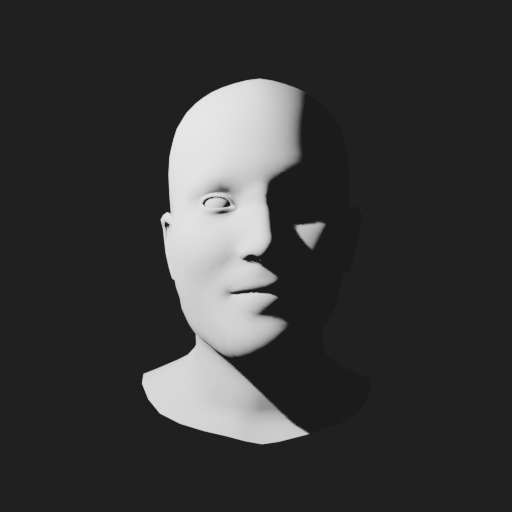
#> input picture Project/Original/face_0000_light_1.png, 512 x 512 px; its folder holds only this picture in this run
$ python Mooney_pipeline.py
#> lines starting #> are read from the running program, lines starting #| are printed output that depends on the picture; after the words box and inside, x2 and y2 are one past the last pixel; in counts of white or black regions, pixels touching at a corner belong together
#!/usr/bin/env python3
import argparse
import sys
import warnings
from pathlib import Path

import imageio.v3 as iio
import numpy as np
import skimage as ski

IMAGE_EXTS = {".png", ".jpg", ".jpeg", ".bmp", ".tif", ".tiff", ".webp"}


def otsu_intraclass_variance(image, threshold):
    """
    Otsu's intra-class variance.
    """
    return np.nansum(
        [
            np.mean(cls) * np.var(image, where=cls)
            for cls in [image >= threshold, image < threshold]
        ]
    )


def otsu_threshold(image):
    with warnings.catch_warnings():
        warnings.simplefilter("ignore", RuntimeWarning)
        return min(
            np.linspace(np.min(image), np.max(image), 256),
            key=lambda th: otsu_intraclass_variance(image, th),
        )


def to_gray(image):
    if image.ndim == 3 and image.shape[-1] == 1:
        image = image[..., 0]
    if image.ndim == 2:
        return ski.util.img_as_float(image)
    if image.shape[-1] == 4:
        image = ski.color.rgba2rgb(image)
    return ski.color.rgb2gray(image)


def make_mooney(path, blur, use_smart, manual_threshold):
#> called with blur = 2, use_smart = True, manual_threshold = 0.5
    gray = to_gray(iio.imread(path))
    if blur > 0:
        gray = ski.filters.gaussian(gray, sigma=blur, truncate=3.5)
    t = otsu_threshold(gray) if use_smart else manual_threshold
#> t = 0.458
    mooney = ((gray > t) * 255).astype(np.uint8)
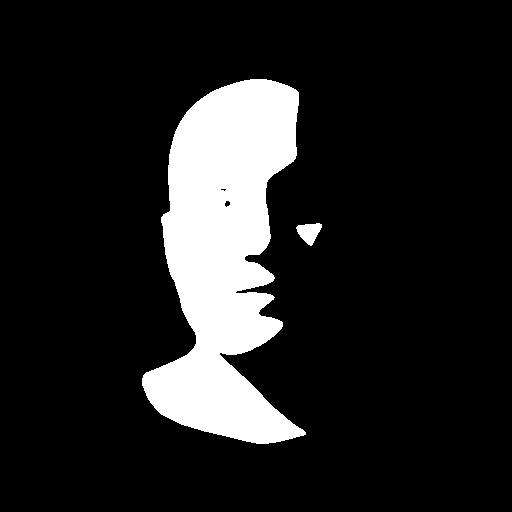
#> mooney: shape (512, 512); 13.6% white; 2 white regions, box (x1, y1, x2, y2) and area: (142, 79, 306, 444) 35373, (296, 223, 322, 246) 367
    return mooney, float(t)


def parse_args():
    p = argparse.ArgumentParser(description="Source images to Mooney images.")
    p.add_argument("-i", "--input", default="./out/original",
                   help="source folder (default: %(default)s)")
    p.add_argument("-o", "--output", default="./out/mooney",
                   help="output folder (default: %(default)s)")
    p.add_argument("-b", "--blur", type=float, default=2.0,
                   help="Gaussian sigma value in pixels (default: %(default)s)")
    p.add_argument("--smart", action=argparse.BooleanOptionalAction, default=True,
                   help="smart threshold via Otsu's method; use --no-smart to turn off "
                        "(default: on)")
    p.add_argument("-t", "--threshold", type=float, default=None,
                   help="manual threshold between 0 and 1, providing it turns smart threshold off. ")
    return p.parse_args()


def main():
    args = parse_args()

    in_dir, out_dir = Path(args.input), Path(args.output)
    if not in_dir.is_dir():
        sys.exit(f"Input folder not found: {in_dir}")
    if args.blur < 0:
        sys.exit("--blur must be >= 0")
    if args.threshold is not None and not 0.0 <= args.threshold <= 1.0:
        sys.exit("--threshold must be between 0 and 1")

    use_smart = args.smart and args.threshold is None

    if args.threshold is None:
        manual = 0.5
    else:
        manual = args.threshold

    files = sorted(f for f in in_dir.iterdir() if f.suffix.lower() in IMAGE_EXTS)
    if not files:
        sys.exit(f"No images found in {in_dir}")
    out_dir.mkdir(parents=True, exist_ok=True)

    mode = "smart (Otsu)" if use_smart else f"manual ({manual:g})"
    print(f"{len(files)} images / blur sigma={args.blur:g} / threshold: {mode}")

    thresholds = []
    for f in files:
        mooney, t = make_mooney(f, args.blur, use_smart, manual)
#> t = 0.458
        thresholds.append(t)
        iio.imwrite(out_dir / f"{f.stem}.png", mooney)
        print(f"  {f.name}: threshold={t:.3f}")
#|   face_0000_light_1.png: threshold=0.458

    print(f"Succesfuly processed all images. Saved to {out_dir} "
          f"(threshold min/mean/max: {min(thresholds):.3f} / "
          f"{np.mean(thresholds):.3f} / {max(thresholds):.3f})")
#| Succesfuly processed all images. Saved to out/mooney (threshold min/mean/max: 0.458 / 0.458 / 0.458)


if __name__ == "__main__":
    main()

$ run again, on Project/Original/face_0011_light_0.png
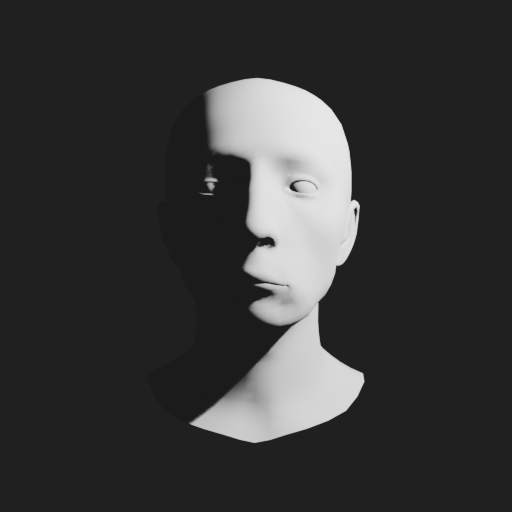
#> input picture Project/Original/face_0011_light_0.png, 512 x 512 px
#> in make_mooney, `t = otsu_threshold(gray) if use_smart else manual_threshold`: t = 0.459
#> in make_mooney, `mooney = ((gray > t) * 255).astype(np.uint8)`:
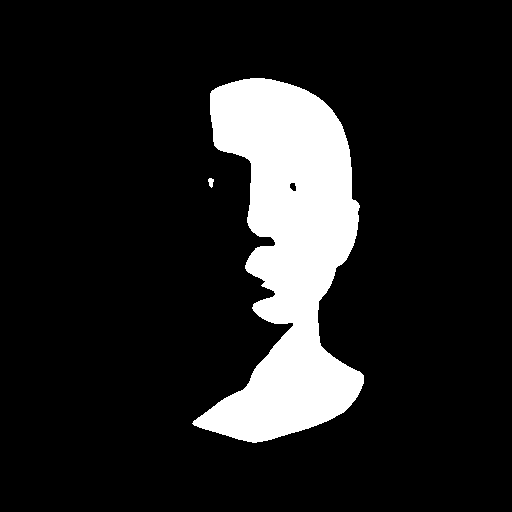
#> mooney: shape (512, 512); 13.2% white; 2 white regions, box (x1, y1, x2, y2) and area: (192, 78, 364, 443) 34498, (208, 178, 214, 188) 41
#|   face_0011_light_0.png: threshold=0.459
#| Succesfuly processed all images. Saved to out/mooney (threshold min/mean/max: 0.459 / 0.459 / 0.459)

$ run again, on Project/Original/face_0002_light_1.png
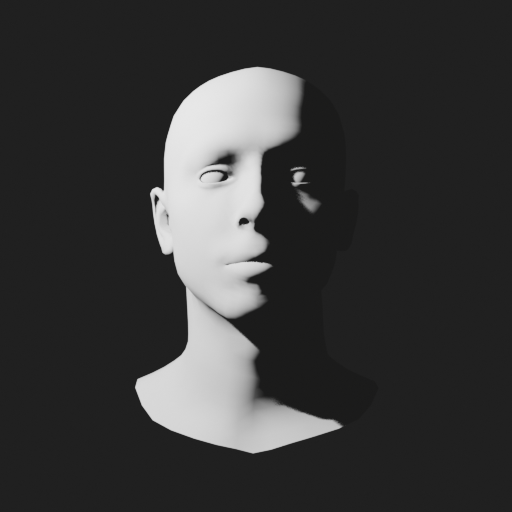
#> input picture Project/Original/face_0002_light_1.png, 512 x 512 px
#> in make_mooney, `t = otsu_threshold(gray) if use_smart else manual_threshold`: t = 0.456
#> in make_mooney, `mooney = ((gray > t) * 255).astype(np.uint8)`:
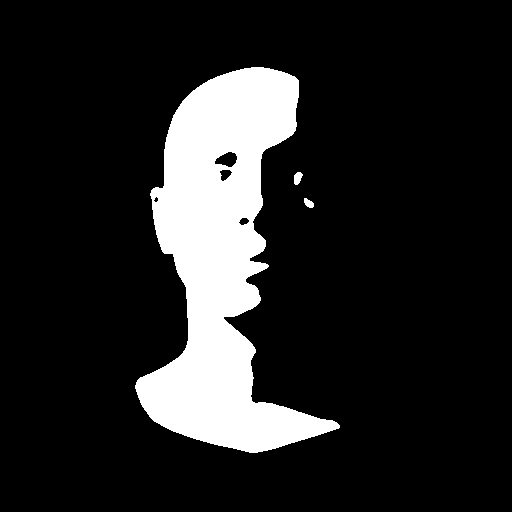
#> mooney: shape (512, 512); 14.3% white; 3 white regions, box (x1, y1, x2, y2) and area: (135, 67, 340, 453) 37293, (294, 172, 303, 185) 84, (304, 198, 314, 208) 67
#|   face_0002_light_1.png: threshold=0.456
#| Succesfuly processed all images. Saved to out/mooney (threshold min/mean/max: 0.456 / 0.456 / 0.456)
